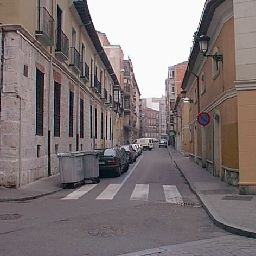
#> input picture demo1.jpg, 256 x 256 px
$ python pyGist.py   (Python 2 division)   (older library calls are emulated)
#> lines starting #> are read from the running program, lines starting #| are printed output that depends on the picture
import numpy as np
import scipy.misc as misc

# ----------------------------------------------------------------------------


def gist(img, image_size=128, orientations=(8, 8, 4), num_blocks=4):

    # ------------------------------------------------------------------------

    def prefilter(img, fc=4, w=5):
        s1 = fc / np.sqrt(np.log(2))

        # Pad images to reduce boundary artifacts
        img = np.log(img+1)
        img = np.lib.pad(img, ((w, w), (w, w)), 'symmetric')
        sn, sm = img.shape
        n = max((sn, sm))
        n = n + n % 2
        img = np.lib.pad(img, ((0, n-sn), (0, n-sm)), 'symmetric')

        # Filter
        fx, fy = np.meshgrid(np.arange(-n/2, n/2), np.arange(-n/2, n/2))
        gf = np.fft.fftshift(np.exp(-(fx ** 2 + fy ** 2) / (s1 ** 2)))

        # Whitening
        output = img - np.real(np.fft.ifft2(np.multiply(np.fft.fft2(img), gf)))

        # Local contrast normalization
        tmp = np.fft.ifft2(np.multiply(np.fft.fft2(output ** 2), gf))
        localstd = np.sqrt(np.abs(tmp))
        output /= (0.2 + localstd)

        # Crop output to have same size than the input
        output = output[w:sn-w, w:sm-w]
        return output

    # ------------------------------------------------------------------------

    def get_feature(img, w, G):
        '''Estimate global features.'''

        def average(x, N):
            '''Average over non-overlapping square image blocks.'''
            nx = np.fix(np.linspace(0, x.shape[0], N+1)).astype(np.int)
            ny = np.fix(np.linspace(0, x.shape[1], N+1)).astype(np.int)
            y = np.zeros((N, N))
            for xx in xrange(N):
                for yy in xrange(N):
                    v = np.mean(x[nx[xx]:nx[xx+1], ny[yy]:ny[yy+1]])
                    y[yy, xx] = v
            return y

        n, n, num_filters = G.shape
        W = w * w
        g = np.zeros((W * num_filters, 1))

        img = np.fft.fft2(img)
        k = 0
        for n in xrange(num_filters):
            ig = np.abs(np.fft.ifft2(np.multiply(img, G[:, :, n])))
            v = average(ig, w)
            g[k:k+W, :] = np.reshape(v, (W, 1))
            k += W
        return g

    # ------------------------------------------------------------------------

    def create_gabor(orientations, n):
        '''Compute filter transfer functions.'''

        Nscales = len(orientations)
        num_filters = sum(orientations)

        param = []
        for i in xrange(Nscales):
            for j in xrange(orientations[i]):
                param.append([.35,
                              .3/(1.85 ** i),
                              16.0 * orientations[i] ** 2 / 32 ** 2,
                              np.pi / orientations[i] * j])
        param = np.array(param)

        # Frequencies:
        fx, fy = np.meshgrid(np.arange(-n/2, n/2), np.arange(-n/2, n/2))
        fr = np.fft.fftshift(np.sqrt(fx ** 2 + fy ** 2))
        t = np.fft.fftshift(np.angle(fx + 1j * fy))

        # Transfer functions:
        gabors = np.zeros((n, n, num_filters))
        for i in xrange(num_filters):
            tr = t + param[i, 3]
            tr = tr + 2 * np.pi * (tr < -np.pi) - 2 * np.pi * (tr > np.pi)
            gabors[:, :, i] = np.exp(
                - 10 * param[i, 0] * (fr / n / param[i, 1] - 1) ** 2
                - 2 * param[i, 2] * np.pi * tr ** 2)
        return gabors

    # ------------------------------------------------------------------------

    img = misc.imresize(img, (image_size, image_size))
    gabors = create_gabor(orientations, image_size)
    output = prefilter(img.astype(np.float))
    features = get_feature(output, num_blocks, gabors)
    return features.flatten()


# ----------------------------------------------------------------------------


if __name__ == '__main__':
    import time
    import gist as g2
    img_template = misc.imread('demo1.jpg', mode='L' )
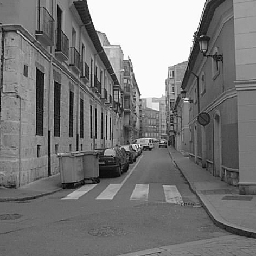
#> img_template: shape (256, 256); min 0, max 255, mean 120.5
    img =np.array(img_template)
    d1 = gist(img_template)
#> in prefilter, `img = np.lib.pad(img, ((w, w), (w, w)), 'symmetric')`:
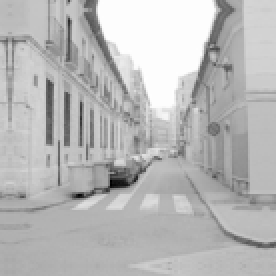
#> img: shape (138, 138) float64 (shown 2 times larger); min 2.64, max 5.54, mean 4.73; drawn with min black and max white
#> in prefilter, `localstd = np.sqrt(np.abs(tmp))`:
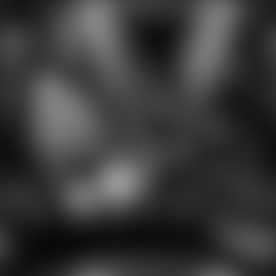
#> localstd: shape (138, 138) float64 (shown 2 times larger); min 0.0351, max 0.587, mean 0.229
#> in prefilter, `output = output[w:sn-w, w:sm-w]`:
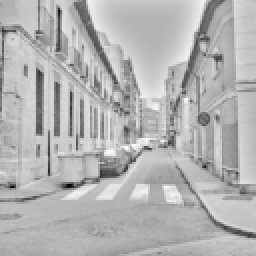
#> output: shape (128, 128) float64 (shown 2 times larger); min -2.88, max 1.23, mean 0.0103; drawn with min black and max white
#> the loop in get_feature, `for n in xrange(num_filters):` made 20 passes
#> pass 1, in get_feature, `ig = np.abs(np.fft.ifft2(np.multiply(img, G[:, :, n])))`:
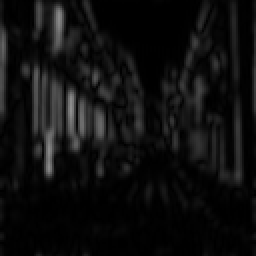
#> ig: shape (128, 128) float64 (shown 2 times larger); min 5.64e-05, max 0.564, mean 0.0599
#> pass 3, in get_feature, `ig = np.abs(np.fft.ifft2(np.multiply(img, G[:, :, n])))`:
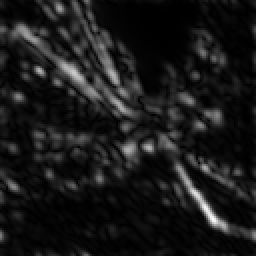
#> ig: shape (128, 128) float64 (shown 2 times larger); min 5.42e-06, max 0.296, mean 0.0296; drawn with min black and max white
#> after the loop in get_feature, `for n in xrange(num_filters):`:
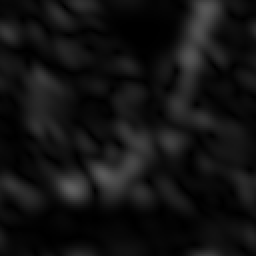
#> ig: shape (128, 128) float64 (shown 2 times larger); min 0.00021, max 0.372, mean 0.0737
#> after the loop in get_feature, `for n in xrange(num_filters):`: g = 320 values, max 0.211 at index 129, min 0.00408 at index 40, mean 0.0497; k = 320
#> in gist, `features = get_feature(output, num_blocks, gabors)`: features has the same summary as g in get_feature
#> d1 has the same summary as g in get_feature
#> (the run stopped early here; a loop or call above may not have finished)
